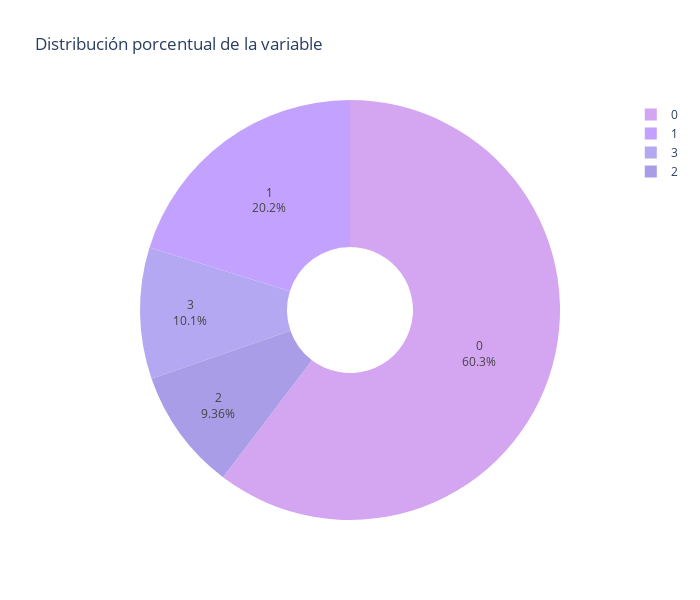

The notebook cell saved with this chart:
### Code cell
graficar_distribucion_categorica(df_csv, 'Ethnicity')

### Figure 1 — Plotly figure (JSON) as saved in the notebook; plotly's stock layout.template omitted (floating-point values rounded to 4 significant figures)
{"data": [{"hole": 0.3, "labels": [0, 1, 3, 2], "marker": {"colors": ["#D4A5F0", "#C3A2FF", "#B5A8F2", "#A89DE6"]}, "textinfo": "label+percent", "type": "pie", "values": [1270, 425, 213, 197]}], "layout": {"height": 600, "title": {"text": "Distribución porcentual de la variable"}, "width": 700}}
